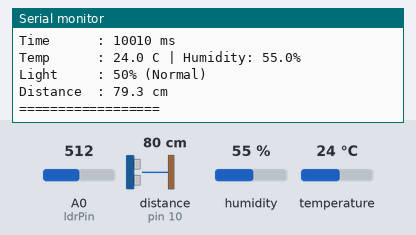
A sketch run on a simulated Arduino Uno, built with avr-gcc and run on an emulated ATmega328P. Parts: the last lines printed to the serial monitor. The inputs (shaded band) are chosen by the test bench; at power-on: A0 (ldrPin) = 512, distance to the obstacle (sensor on pin 10) 80 cm, humidity 55 %, temperature 24 °C. The echo pulse lasts 58.3 µs per cm.

Above: at 10.8 s.
10.9 s: A0 (ldrPin) set to 306
At 15.7 s:
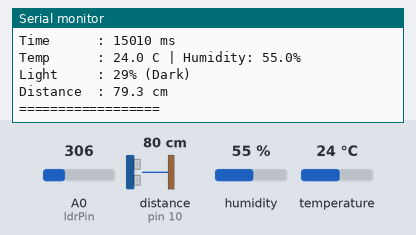
21.6 s: A0 (ldrPin) set to 992
At 25.8 s:
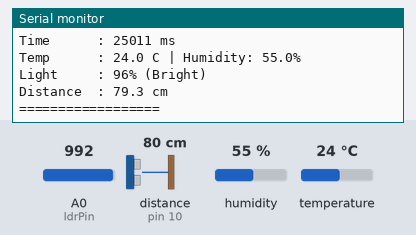
31.6 s: distance to the obstacle (sensor on pin 10) set to 2 cm
At 35.6 s:
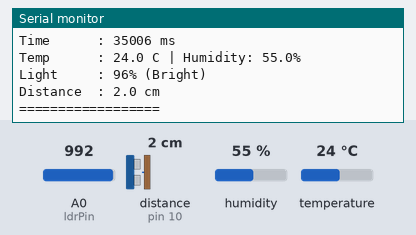
39.1 s: humidity set to 22 %
46.6 s: temperature set to 12 °C
54.1 s: distance to the obstacle (sensor on pin 10) set to 4 cm
At 55.6 s:
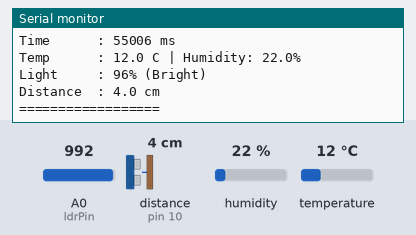
Timing chart, 0 to 57.1 s (numbered marks = the images above; inputs shaded):
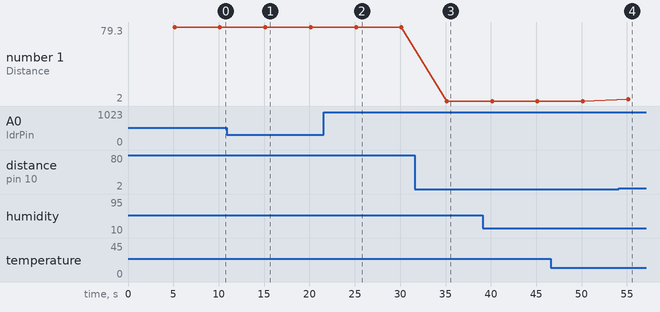

Measured:
- after the input at 10.9 s, the serial monitor: prints a new line after 4.2 s (image 1)
- after the input at 21.6 s, the serial monitor: prints a new line after 3.5 s (image 2)
- after the input at 31.6 s, the serial monitor: prints a new line after 3.4 s (image 3)
- after the input at 54.1 s, the serial monitor: prints a new line after 1.0 s (image 4)
- plotted number 1: 79.3 → 2 after the input at 31.6 s, 2 → 4 after the input at 54.1 s

The sketch:

Multisensor_Data_Logger.ino
```cpp
/*
----------------------------------------------------
Project: Multi-Sensor Data Logger
Author: Shubh Jashan Singh
Date: 30-06-2026
==================
*/

#include <DHT.h>

// -------- DHT11 --------
#define DHTPIN 2
#define DHTTYPE DHT22
DHT dht(DHTPIN, DHTTYPE);

// -------- LDR --------
const int ldrPin = A0;

// -------- HC-SR04 --------
const int trigPin = 9;
const int echoPin = 10;

unsigned long previousMillis = 0;
const unsigned long interval = 5000;

void setup() {

  Serial.begin(9600);

  dht.begin();

  pinMode(trigPin, OUTPUT);
  pinMode(echoPin, INPUT);

  Serial.println("Environmental Monitoring Started");
}

void loop() {

  if (millis() - previousMillis >= interval) {

    previousMillis = millis();

    //-------------------------
    // Read DHT11
    //-------------------------

    float humidity = dht.readHumidity();
    float tempC = dht.readTemperature();

    if (isnan(humidity) || isnan(tempC)) {
      Serial.println("Failed to read DHT11!");
      return;
    }

    //-------------------------
    // Read LDR
    //-------------------------

    int ldrValue = analogRead(ldrPin);

    int lightPercent = map(ldrValue, 0, 1023, 0, 100);

    String lightCondition;

    if (lightPercent >= 70)
      lightCondition = "Bright";
    else if (lightPercent >= 40)
      lightCondition = "Normal";
    else
      lightCondition = "Dark";

    //-------------------------
    // Read HC-SR04
    //-------------------------

    digitalWrite(trigPin, LOW);
    delayMicroseconds(2);

    digitalWrite(trigPin, HIGH);
    delayMicroseconds(10);

    digitalWrite(trigPin, LOW);

    long duration = pulseIn(echoPin, HIGH);

    float distance = duration * 0.034 / 2.0;

    //-------------------------
    // Print Output
    //-------------------------

    Serial.println("==================");
    Serial.println("SENSOR LOG");

    Serial.print("Time      : ");
    Serial.print(millis());
    Serial.println(" ms");

    Serial.print("Temp      : ");
    Serial.print(tempC, 1);
    Serial.print(" C | Humidity: ");
    Serial.print(humidity, 1);
    Serial.println("%");

    Serial.print("Light     : ");
    Serial.print(lightPercent);
    Serial.print("% (");
    Serial.print(lightCondition);
    Serial.println(")");

    Serial.print("Distance  : ");
    Serial.print(distance, 1);
    Serial.println(" cm");

    Serial.println("==================");
    Serial.println();
  }
}
```
